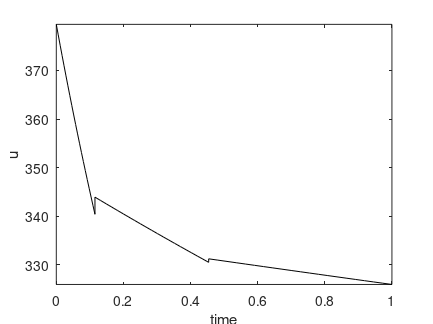

Here is the MATLAB script that generated this plot: (Note: this script raises an error after producing the figure.)
load optimprofiles tplot uplot xplot
uplot = 2500./uplot;

% ploting
%..........................................................................
plot(tplot,uplot,'k')
title('')
xlabel('time')
ylabel('u')
axis tight %([0 1 298 398])
set(1,'PaperUnits','centimeters')
set(1,'PaperPosition',[3 10 11 8.25])

print -depsc u_523daea.eps
pause

plot(tplot,xplot(:,1),'b:',tplot,xplot(:,2),'r--')
title('')
xlabel('time')
ylabel('x_1, x_2')
legend('x_1','x_2',4)
axis tight %([0 1 0 1])
set(1,'PaperUnits','centimeters')
set(1,'PaperPosition',[3 10 11 8.25])

print -depsc x12_523daea.eps
pause
close
%..........................................................................